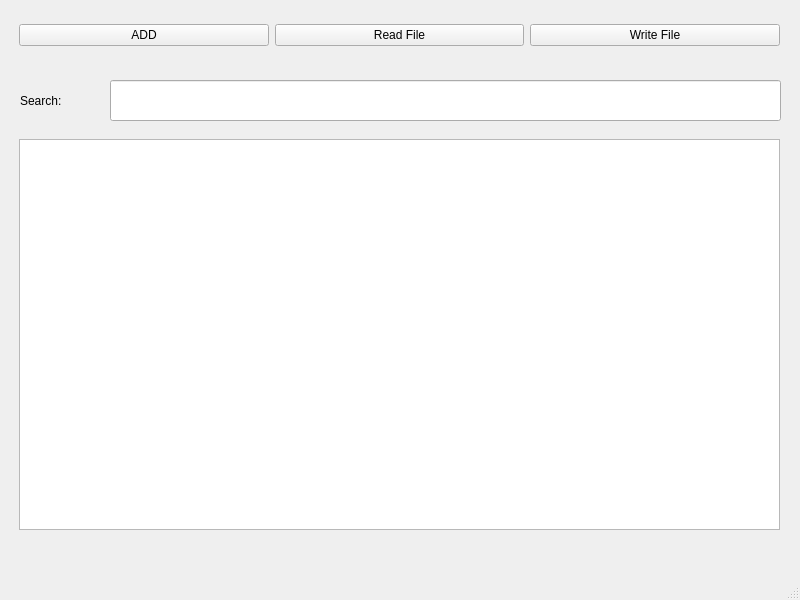
<?xml version="1.0" encoding="UTF-8"?>
<ui version="4.0">
 <class>MainWindow</class>
 <widget class="QMainWindow" name="MainWindow">
  <property name="geometry">
   <rect>
    <x>0</x>
    <y>0</y>
    <width>800</width>
    <height>600</height>
   </rect>
  </property>
  <property name="windowTitle">
   <string>MainWindow</string>
  </property>
  <widget class="QWidget" name="centralwidget">
   <widget class="QWidget" name="verticalLayoutWidget">
    <property name="geometry">
     <rect>
      <x>19</x>
      <y>139</y>
      <width>761</width>
      <height>391</height>
     </rect>
    </property>
    <layout class="QVBoxLayout" name="verticalLayout">
     <item>
      <widget class="QListWidget" name="listWidget"/>
     </item>
    </layout>
   </widget>
   <widget class="QWidget" name="horizontalLayoutWidget">
    <property name="geometry">
     <rect>
      <x>19</x>
      <y>10</y>
      <width>761</width>
      <height>51</height>
     </rect>
    </property>
    <layout class="QHBoxLayout" name="horizontalLayout">
     <item>
      <widget class="QPushButton" name="pushButton_3">
       <property name="text">
        <string>ADD</string>
       </property>
      </widget>
     </item>
     <item>
      <widget class="QPushButton" name="pushButton_2">
       <property name="text">
        <string>Read File</string>
       </property>
      </widget>
     </item>
     <item>
      <widget class="QPushButton" name="pushButton">
       <property name="text">
        <string>Write File</string>
       </property>
      </widget>
     </item>
    </layout>
   </widget>
   <widget class="QLineEdit" name="lineEdit">
    <property name="geometry">
     <rect>
      <x>110</x>
      <y>80</y>
      <width>671</width>
      <height>41</height>
     </rect>
    </property>
   </widget>
   <widget class="QLabel" name="label">
    <property name="geometry">
     <rect>
      <x>20</x>
      <y>80</y>
      <width>81</width>
      <height>41</height>
     </rect>
    </property>
    <property name="styleSheet">
     <string notr="true">font: 14pt &quot;MS Shell Dlg 2&quot;;</string>
    </property>
    <property name="text">
     <string>Search:</string>
    </property>
   </widget>
  </widget>
  <widget class="QMenuBar" name="menubar">
   <property name="geometry">
    <rect>
     <x>0</x>
     <y>0</y>
     <width>800</width>
     <height>26</height>
    </rect>
   </property>
  </widget>
  <widget class="QStatusBar" name="statusbar"/>
 </widget>
 <resources/>
 <connections/>
</ui>
